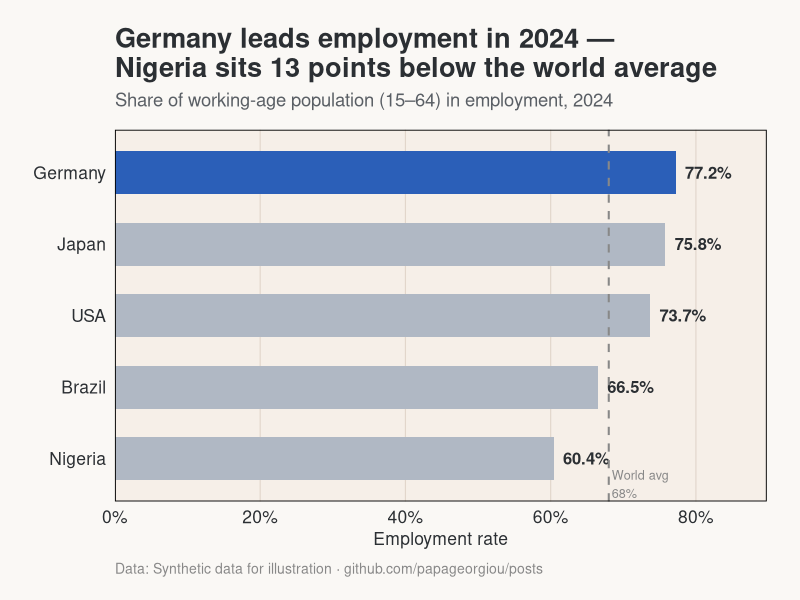

Reproduce this figure in R.
# Chart 3: Horizontal Bar — Employment rate by country, 2024
# Insight: Germany leads employment at 77%, while Nigeria trails the global average by 13 pts

library(tidyverse)
library(ggtext)
library(scales)

# ── Palette & theme ────────────────────────────────────────────────────────────
bg_plot   <- "#F6EFE8"
bg_figure <- "#FAF8F5"
gridlines <- "#E2D6CB"
text_axes <- "#2B2F33"

my_social_theme <- function(base_size = 14, base_family = "Helvetica") {
  ggthemes::theme_foundation(base_size = base_size, base_family = base_family) +
    theme(
      plot.background  = element_rect(fill = bg_figure, color = NA),
      panel.background = element_rect(fill = bg_plot,   color = NA),
      panel.grid.major.x = element_line(color = gridlines, linewidth = 0.4),
      panel.grid.major.y = element_blank(),
      panel.grid.minor = element_blank(),
      axis.ticks       = element_blank(),
      axis.text        = element_text(color = text_axes, size = rel(0.9)),
      axis.title       = element_text(color = text_axes, size = rel(0.9)),
      plot.title       = element_text(face = "bold", size = rel(1.4), color = text_axes,
                                      hjust = 0, margin = margin(b = 6)),
      plot.subtitle    = element_markdown(size = rel(0.95), color = "#5A5F65",
                                          margin = margin(b = 14)),
      plot.caption     = element_text(size = rel(0.72), color = "#888888",
                                      hjust = 0, margin = margin(t = 10)),
      plot.margin      = margin(20, 24, 16, 24),
      legend.position  = "none"
    )
}

# ── Data ───────────────────────────────────────────────────────────────────────
df <- tribble(
  ~country,   ~emp_rate,
  "Germany",  77.2,
  "Japan",    75.8,
  "USA",      73.7,
  "Brazil",   66.5,
  "Nigeria",  60.4
) |>
  mutate(
    country   = fct_reorder(country, emp_rate),
    highlight = country == "Germany",
    bar_color = if_else(highlight, "#2B5FB8", "#B0B8C4"),
    label     = paste0(emp_rate, "%")
  )

world_avg <- 68

# ── Plot ───────────────────────────────────────────────────────────────────────
p <- ggplot(df, aes(emp_rate, country)) +
  geom_col(aes(fill = bar_color), width = 0.6) +
  geom_text(aes(label = label), hjust = -0.2, size = 4.2, fontface = "bold",
            color = text_axes) +
  # Delineate: world average
  geom_vline(xintercept = world_avg, linetype = "dashed",
             color = "#888888", linewidth = 0.7) +
  annotate("text", x = world_avg + 0.4, y = 0.45,
           label = paste0("World avg\n", world_avg, "%"),
           size = 3.2, color = "#888888", hjust = 0, vjust = 0) +
  scale_fill_identity() +
  scale_x_continuous(
    labels = label_percent(scale = 1),
    limits = c(0, 88),
    expand = expansion(mult = c(0, 0.02))
  ) +
  labs(
    title    = "Germany leads employment in 2024 —\nNigeria sits 13 points below the world average",
    subtitle = "Share of working-age population (15–64) in employment, 2024",
    x        = "Employment rate",
    y        = NULL,
    caption  = "Data: Synthetic data for illustration · github.com/papageorgiou/posts"
  ) +
  my_social_theme()

ggsave(
  "03_bar_employment_2024.png",
  plot   = p,
  path   = "/Users/alexp/gd_alpapag/apclients/posts/gdp-employment-5countries",
  width  = 1080, height = 1080, units = "px", dpi = 150, bg = bg_figure
)

message("Chart 3 saved.")
